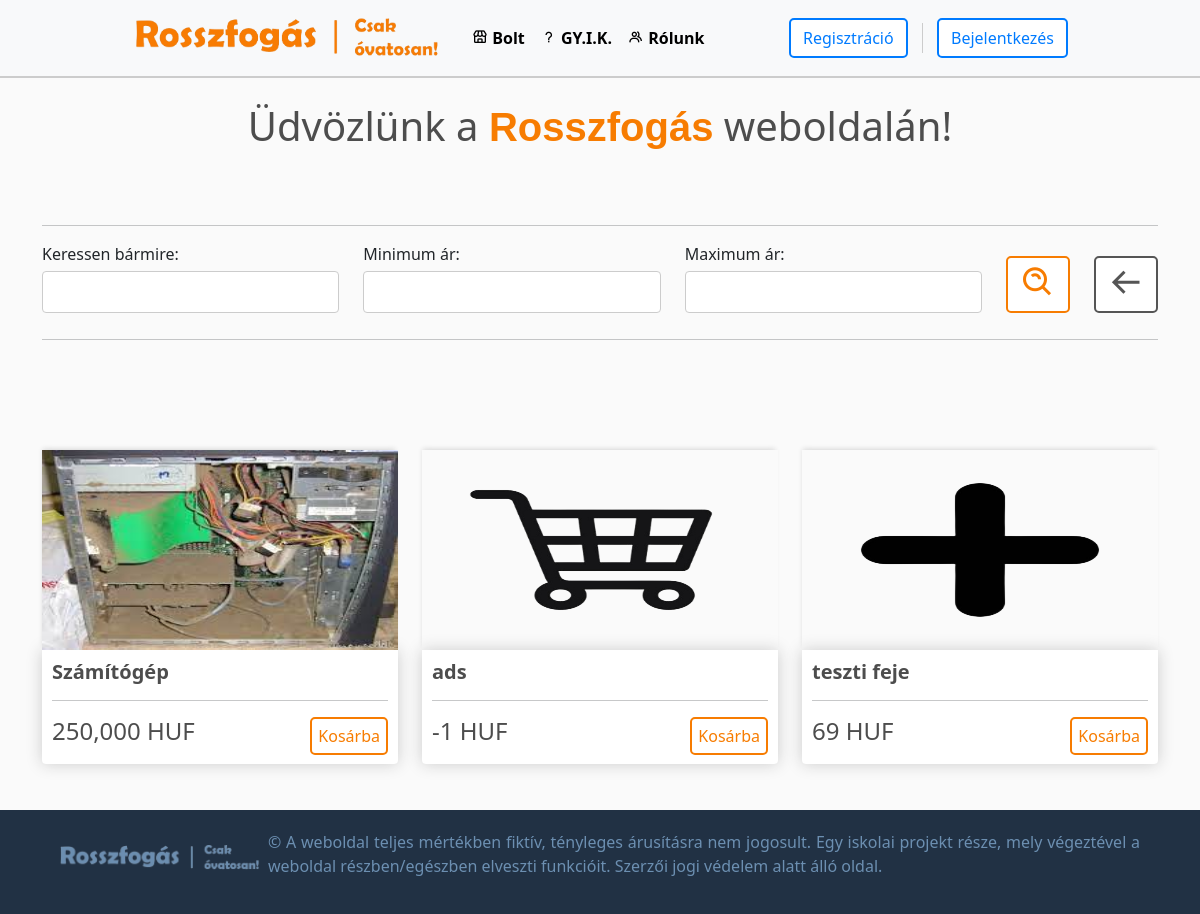
The app's page /, older data.
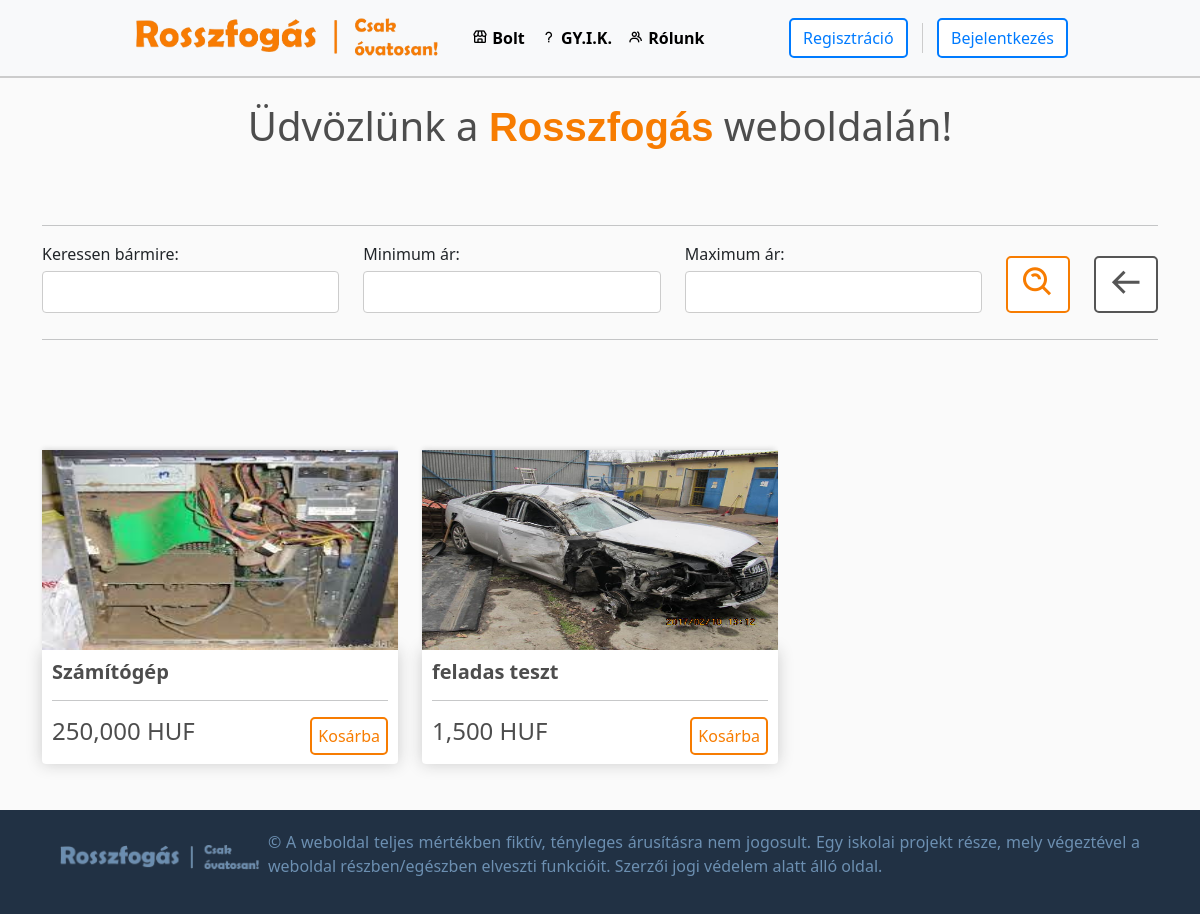
The same page, newer data.
### default/models.py (models this page shows, shortened)
class Product(models.Model):
    KATEGORIA_CHOICES = [
        ('--válasszon--', '--Válasszon--'),
        ('autó', 'Autó'),
        ('élelmiszer', 'Élelmiszer'),
        ('egyéb', 'Egyéb'),
    ]
    customer = models.ForeignKey(Customer, on_delete=models.CASCADE, null=True, blank=True)
    name = models.CharField(max_length=50, null=True, blank=True)
    price = models.FloatField()
    description = models.TextField(max_length=80)
    feladocim = models.CharField(max_length=100, null=True, blank=True)
    feladoorszag = models.CharField(max_length=100, null=True, blank=True)
    image = models.ImageField(null=True, blank=True, upload_to='default/images/')
    kategoria = models.CharField(max_length=50, choices=KATEGORIA_CHOICES, default='--válasszon--')
    terms_checkbox = models.BooleanField(default=False)
    orderer_name = models.CharField(max_length=200, null=True, blank=True)
    orderer_phone = models.CharField(max_length=12, null=True, blank=True)
    orderer_location = models.CharField(max_length=200, null=True, blank=True)
    ordered = models.BooleanField(default=False)
    @property
    def imageURL(self):
        if self.image:
            return '/images/' + str(self.image)
        return ''

### default/views.py (the view)
# urls.py: path('', views.shop, name="shop"),
def shop(request):
    if request.user.is_authenticated:
        current_user = request.user
        customer = get_object_or_404(Customer, user=current_user)
    else:
        customer = None
    products = Product.objects.all()
    myFilter = ProductFilter(request.GET, queryset=products)
    products = myFilter.qs
    context = {'products': products, 'customer': customer, 'myFilter': myFilter}
    return render(request, 'default/shop.html', context)

### default/templates/default/shop.html (shortened to what this page needs)
{% extends "default/layout.html" %}
{% load static %}
{% load humanize %}
{% block body %}
<br>
<div style="text-align: center;">
    <h1 style="display: inline; align-items: center;">Üdvözlünk a <span style="color: #F77C01; font-family: Verdana, Geneva, Tahoma, sans-serif; font-weight: bold;">Rosszfogás</span> weboldalán!</h1>
</div>
<br>
<div style="margin-top: 50px;">
    <hr>
    <form method="get" class="row align-items-center">
        <div class="col">
            <label for="id_namecat">Keressen bármire:</label>
            <div class="">
                {{ myFilter.form.namecat }}
            </div>
        </div>
        <div class="col">
            <label for="id_min_price">Minimum ár:</label>
            <div>
                {{ myFilter.form.min_price }}
            </div>
        </div>
        <div class="col">
            <label for="id_max_price">Maximum ár:</label>
            <div class="">
                {{ myFilter.form.max_price }}
            </div>
        </div>
        <div class="col-auto mt-1">
            <button class="btn user-btn" type="submit"><i class='bx bx-search-alt bx-md' style="margin-bottom: 5px;"></i></button>
        </div>
        <div class="col-auto mt-1">
            <a href="{% url 'shop' %}" class="btn back-btn"><i class='bx bx-arrow-back bx-md' style="margin-bottom: 5px;"></i></a>
        </div>
    </form>
    <hr>
</div>
<div class="row" style="margin-top: 100px;">
    {% for product in products %}
        {% if product.ordered is not True %}
        <div class="product-card col-lg-4 col-md-6">
            <div class="product-image">
            <a href="{% url 'item_detail' item_name=product.name %}"><img class="thumbnail" src="{{ product.imageURL }}"></a>
            </div>
            <div class="box-element product">
                <h5><strong>{{product.name}}</strong></h5>
                <hr>
                <h4 style="display: inline-block;">{{product.price|floatformat:0|intcomma}} HUF</h4>
                <button data-product={{product.id}} data-action="add" class="user-btn add-btn update-cart" style="display: inline-block;float: right; height: 38px;">Kosárba</button>
            </div>
        </div>
        {% endif %}
    {% endfor %}
</div>
{% endblock %}

### default/templates/default/layout.html (shortened to what this page needs)
{% load static %}
{% url 'regisztracio' as regisztracio_url %}
{% url 'bejelentkezes' as bejelentkezes_url %}
<!DOCTYPE html>
<html lang="hu">
    <head>
        <link href="https://cdn.jsdelivr.net/npm/bootstrap@5.3.2/dist/css/bootstrap.min.css" rel="stylesheet">
        <link rel="stylesheet" href="https://cdnjs.cloudflare.com/ajax/libs/font-awesome/6.4.2/css/all.min.css" />
        <link rel="stylesheet" type="text/css" href="{% static 'default/styles.css' %}">
        <link href='https://unpkg.com/boxicons@2.1.4/css/boxicons.min.css' rel='stylesheet'>
    </head>
    <body>
        <nav class="navbar navbar-expand-lg bg-light">
            <div class="container-fluid">
            <a class="navbar-brand" href="{% url 'shop' %}">
                <img id="logo2" src="{% static 'images/logo2.png' %}">
            </a>
            <div class="collapse navbar-collapse" id="navbarSupportedContent">
                <ul class="navbar-nav me-auto">
                    <li class="nav-item">
                        <a class="nav-link active" href="{% url 'shop' %}">
                            <i class='bx bx-store' ></i>
                            <strong>Bolt</strong>
                        </a>
                    </li>
                    <li class="nav-item">
                        <a class="nav-link active" href="{% url 'gyik' %}">
                            <i class='bx bx-question-mark'></i>
                            <strong>GY.I.K.</strong>
                        </a>
                    <li class="nav-item">
                        <a class="nav-link active" href="{% url 'rolunk' %}">
                            <i class='bx bx-group'></i>
                            <strong>Rólunk</strong>
                        </a>
                    </li>
                    </li>
                </ul>
                <div class="form-inline my-2 my-lg-0">
                    {% if request.path != regisztracio_url and request.path != bejelentkezes_url and not user.is_authenticated %}
                    <a class="btn btn-primary btn-rounded custom-btn" href="{% url 'regisztracio' %}">Regisztráció</a>
                    <a class="btn btn-primary btn-rounded custom-btn" href="{% url 'bejelentkezes' %}" style="margin-right: 15vh;">Bejelentkezés</a>
                    {% endif %}
                </div>
              </div>
            </div>
        </nav>
        <div class="container">
            {% block body %}
            {% endblock body %}
        </div>
        <div class="">
            <div class="footer">
                <img style="margin-right: 1vh;" class="logofooter" src="{% static 'images/logofooter.png' %}" alt="Company Logo">
                <p style="text-align: justify; text-align-last: left; margin-right: 5vh;">&copy; A weboldal teljes mértékben fiktív, tényleges árusításra nem jogosult. Egy iskolai projekt része, mely végeztével a weboldal részben/egészben elveszti funkcióit. Szerzői jogi védelem alatt álló oldal.</p>
            </div>
        </div>
    </body>
</html>

### default/static/default/styles.css (style rules this page uses)
body { background-color: hsl(0, 0%, 98%); margin: 0; padding-bottom: 150px; }
html { position: relative; min-height: 100%; }
h1, h2, h3, h4, h5, h6 { color: hsl(0, 0%, 30%); }
.box-element { box-shadow: hsl(0, 0%, 80%) 0 0 16px; background-color: #fff; border-radius: 4px; padding: 10px; }
.thumbnail { width: 100%; height: 200px; -webkit-box-shadow: -1px -3px 5px -2px rgba(214, 214, 214, 1); -moz-box-shadow: -1px -3px 5px -2px rgba(214, 214, 214, 1); box-shadow: -1px -3px 5px -2px rgba(214, 214, 214, 1); }
.product { border-radius: 0 0 4px 4px; }
#logo2 { height: 50px; width: auto; display: inline-block; margin-left: 15vh; }
.col-lg-4, .col-lg-6, .col-lg-8, .col-lg-12 { margin-top: 10px; }
.btn { border-radius: 0; }
.btn-rounded { border-radius: 5px; }
.custom-btn { color: #007bff; background-color: #fff; border: 2px solid #007bff; }
.back-btn { background-color: #fff; color: #555555; border: 2px solid #555555; border-radius: 5px; }
.user-btn { background-color: #fff; color: #F77C01; border: 2px solid #F77C01; border-radius: 5px; }
.navbar { border-bottom: 2px solid #ccc; }
form { display: flex; flex-wrap: wrap; }
label { display: block; margin-bottom: 5px; }
input, select, textarea { width: 100%; padding: 8px; margin-bottom: 10px; border: 1px solid #ccc; border-radius: 4px; }
.footer { color: #6C8FB1; background-color: #213144; padding: 20px; text-align: center; width: 100%; display: flex; align-items: center; justify-content: space-between; position: absolute; bottom: 0; }
.footer img { max-width: 200px; margin-bottom: 10px; }
.logofooter { display: inline-block; margin-left: 5vh; }

Row changes from the older to the newer data that the page shows:
removed Product: imageURL (picture), name "ads", price "-1"
removed Product: imageURL (picture), name "teszti feje", price "69"
added Product: imageURL (picture), name "feladas teszt", price "1,500"
